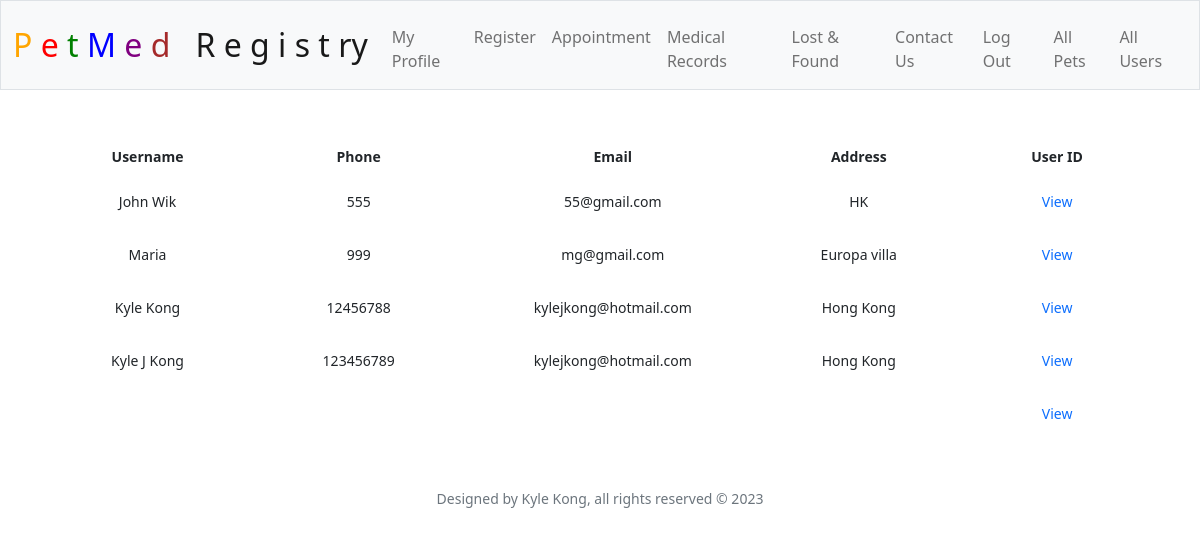
The app's page /allusers (signed in) with its own data.
### tables this page shows
CREATE TABLE userprofile (
id INTEGER PRIMARY KEY AUTOINCREMENT,
user_id INTEGER NOT NULL,
name TEXT DEFAULT '',
phone TEXT DEFAULT '',
email TEXT DEFAULT '',
address TEXT DEFAULT '',
FOREIGN KEY(user_id) REFERENCES users(id)
);

### app.py (the view)
@app.route('/allusers', methods=['POST','GET'])
@login_required
def allusers():
    user_id = session["user_id"]
    rows = db.execute("SELECT role FROM users WHERE id = :id", id = user_id)
    for row in rows:
        userType = row['role']
        print(userType)
    if userType == "admin":
        allusers = db.execute("SELECT * FROM userprofile")
        return render_template('allusers.html', allusers=allusers)
    else:
        return apology(f"Admins only", redirect_url="index")

### app.py (called while the page is built)
@app.after_request
def after_request(response):
    response.headers["Cache-Control"] = "no-cache, no-store, must-revalidate"
    response.headers["Expires"] = 0
    response.headers["Pragma"] = "no-cache"
    return response

### helpers.py (called while the page is built)
def login_required(f):
    @wraps(f)
    def decorated_function(*args, **kwargs):
        if session.get("user_id") is None:
            return redirect("/login")
        return f(*args, **kwargs)
    return decorated_function

### templates/allusers.html (shortened to what this page needs)
{% extends "layout.html" %}
{% block main %}
<div class="container">
    <table>
        <thead>
          <tr>
            <th>Username</th>
            <th>Phone</th>
            <th>Email</th>
            <th>Address</th>
            <th>User ID</th>
          </tr>
        </thead>
        <tbody>
          {% for user in allusers %}
          <tr>
            <td>{{ user.name }}</td>
            <td>{{ user.phone }}</td>
            <td>{{ user.email }}</td>
            <td>{{ user.address }}</td>
            <td> <a class="nav-link" href="{{url_for('userprofile', id=user.user_id)}}" id="profile-link">View</a></td>
          </tr>
          {% endfor %}
        </tbody>
      </table>
  </div>
{% endblock %}

### static/styles.css (style rules this page uses)
td { width: 1%; }
table td, table th { font-size: 14px; padding: 0.5rem; margin: 0; }

### records on screen
userprofile: name "John Wik", phone "555", email "55@gmail.com", address "HK"
userprofile: name "Maria", phone "999", email "mg@gmail.com", address "Europa villa"
userprofile: name "Kyle Kong", phone "12456788", email "kylejkong@hotmail.com", address "Hong Kong"
userprofile: name "Kyle J Kong", phone "123456789", email "kylejkong@hotmail.com", address "Hong Kong"
